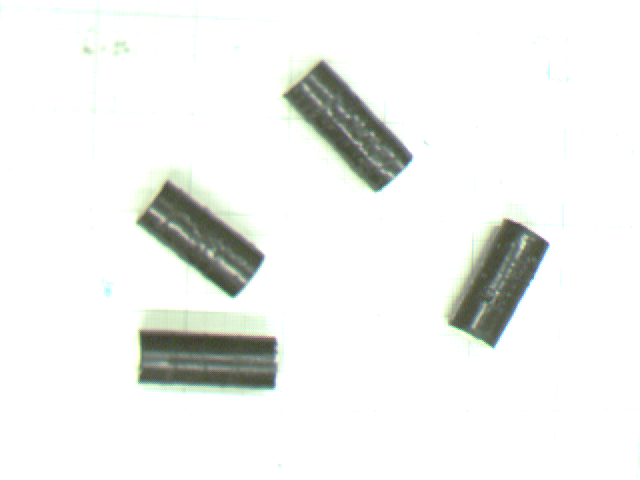
%> input picture lab1/leftobj03.ppm, 640 x 480 px
$ octave lab1_object_detection.m   (GNU Octave 9; MATLAB toolbox functions it lacks are replaced by stand-ins)
%> lines starting %> are read from the running program, lines starting %| are printed output that depends on the picture; in (x1, y1, x2, y2) boxes, pixels count from 0 and x2, y2 are one past the last pixel; in counts of white or black regions, pixels touching at a corner belong together; the program's own positions count from 1
### lab1/findXYZ.m
function M = findXYZ(uv_left, uv_right, P_left, P_right)


    b = [uv_right(1) * P_right(3,4) - P_right(1,4);
         uv_right(2) * P_right(3,4) - P_right(2,4);
         uv_left(1) * P_left(3,4) - P_left(1,4);
         uv_left(2) * P_left(3,4) - P_right(2,4)];

    A = [P_right(1,1:3) - uv_right(1) * P_right(3,1:3);
         P_right(2,1:3) - uv_right(2) * P_right(3,1:3);
         P_left(1,1:3) - uv_left(1) * P_left(3,1:3);
         P_left(2,1:3) - uv_left(2) * P_left(3,1:3)];

     M = pinv(A) * b;
end

### lab1/lab1_object_detection.m
% Load original images
left_image = imread('leftobj03.ppm');
%> left_image is the input picture: size 480x640x3 uint8; mean R, G, B 239.5, 241.1, 238.8
right_image = imread('rightobj03.ppm');
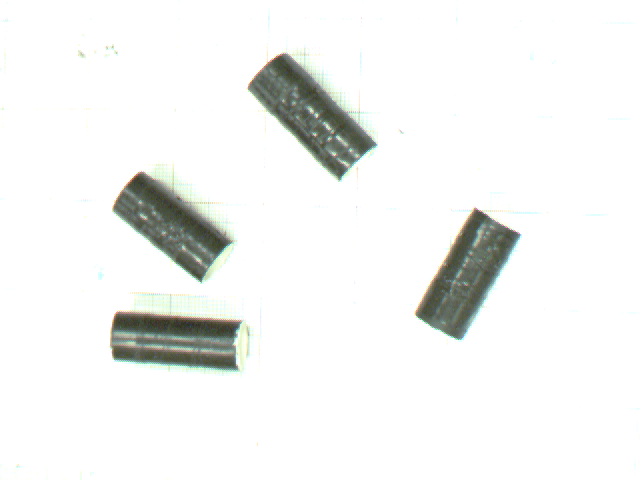
%> input picture lab1/rightobj03.ppm, 640 x 480 px
%> right_image is the input picture: size 480x640x3 uint8; mean R, G, B 241.1, 242.3, 240.7

% Convert to grayscale images
left_grayscale = rgb2gray(left_image);
right_grayscale = rgb2gray(right_image);

% Binarize images
left_bin = imbinarize(left_grayscale);
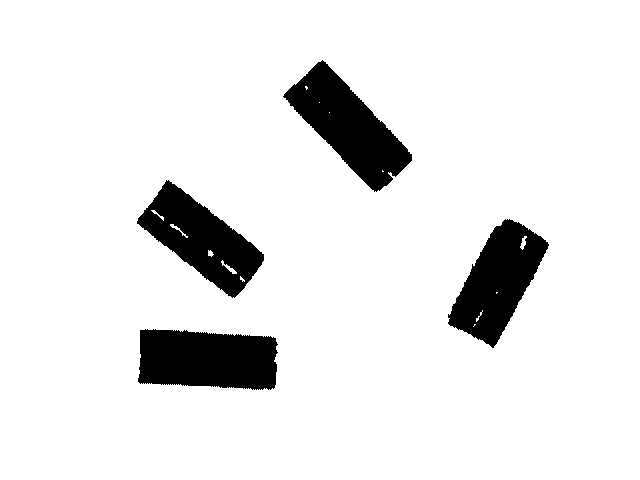
%> left_bin: size 480x640 logical; 90.9% white; 4 black regions, box (x1, y1, x2, y2) and area: (138, 329, 278, 390) 7289, (283, 60, 412, 192) 7279, (448, 219, 549, 348) 6691, (137, 180, 264, 298) 6642
right_bin = imbinarize(right_grayscale);
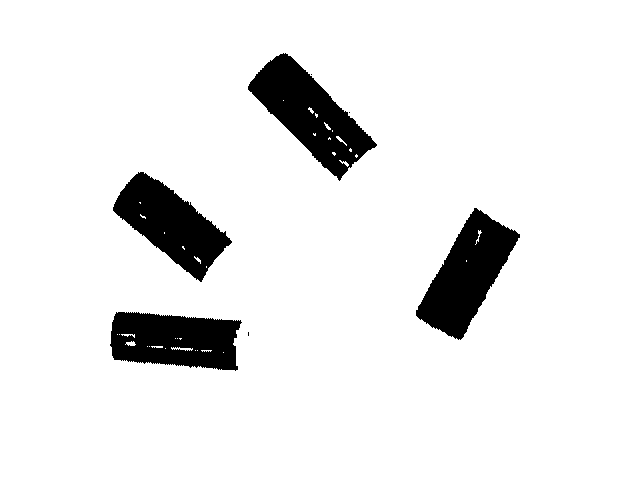
%> right_bin: size 480x640 logical; 91.7% white; 7 black regions (3 under 20 px), largest, box (x1, y1, x2, y2) and area: (248, 53, 377, 181) 6885, (416, 208, 520, 340) 6557, (113, 172, 232, 282) 6050, (110, 312, 242, 371) 5952

% Inverse binary images
left_ibin = ~left_bin;
right_ibin = ~right_bin;

% Fill image artifacts
left_ibin_filled = imfill(left_ibin, 'holes');
%> left_ibin_filled: size 480x640 logical; 9.2% white; 4 white regions, box (x1, y1, x2, y2) and area: (283, 60, 412, 192) 7292, (138, 329, 278, 390) 7289, (137, 180, 264, 298) 6829, (448, 219, 549, 348) 6769
right_ibin_filled = imfill(right_ibin, 'holes');
%> right_ibin_filled: size 480x640 logical; 8.4% white; 7 white regions (3 under 20 px), largest, box (x1, y1, x2, y2) and area: (248, 53, 377, 181) 7037, (416, 208, 520, 340) 6587, (110, 312, 242, 371) 6113, (113, 172, 232, 282) 6097

% Find centroids of objects
left_label = bwlabel(left_ibin_filled);
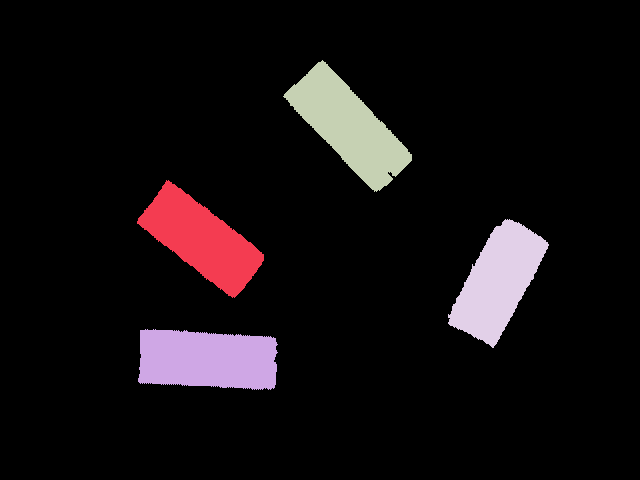
%> left_label: size 480x640 double; 5 distinct labels, from 0 to 4; one colour per label, 0 black
right_label = bwlabel(right_ibin_filled);
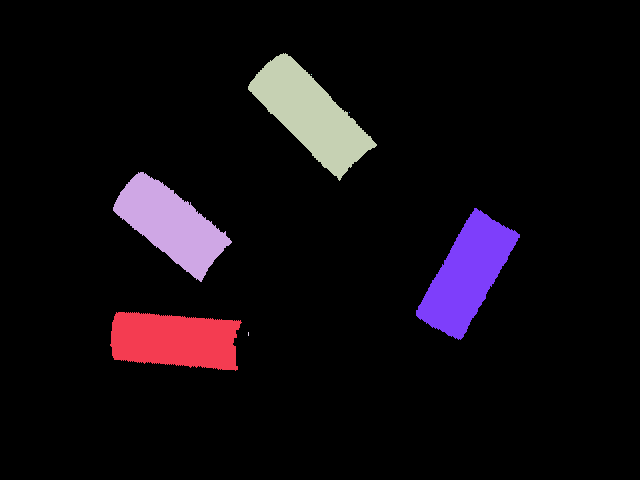
%> right_label: size 480x640 double; 8 distinct labels, from 0 to 7; one colour per label, 0 black

left_stat = regionprops(left_label, 'centroid', 'orientation', 'area');
%> left_stat = 4 regions; Area, Centroid and Orientation: 7292 [349.3 127] -46.37, 7289 [208.1 360.2] -3.52, 6829 [202.2 240.1] -38.28, 6769 [498.6 282.3] 61.7
right_stat = regionprops(right_label, 'centroid', 'orientation', 'area');
%> right_stat = 7 regions; Area, Centroid and Orientation: 7037 [311.3 115.2] -45.06, 6587 [467.7 275.3] 60.59, 6113 [175.3 341] -4.94, 6097 [171.6 225] -38.92, 4 [249 334.5] 90, 1 [312 75] 0, 1 [350 113] 0

% Create figure
figure(1)
hold on
subplot(3,2,1)
imshow(left_image)
title('Left Original Image')

subplot(3,2,2)
imshow(right_image)
title('Right Original Image')

subplot(3,2,3)
imshow(left_bin)
title('Left Binarized Image')

subplot(3,2,4)
imshow(right_bin)
title('Right Binarized Image')

subplot(3,2,5)
imshow(left_ibin_filled)
title('Left Inverse Binarized Image')

for x = 1:numel(left_stat)
    plot(left_stat(x).Centroid(1),left_stat(x).Centroid(2),'ro');
    text(left_stat(x).Centroid(1),left_stat(x).Centroid(2)+20, num2str(x))
end
%> this loop made 4 passes
%> pass 1, `text(left_stat(x).Centroid(1),left_stat(x).Centroid(2)+20, num2str(x))`:
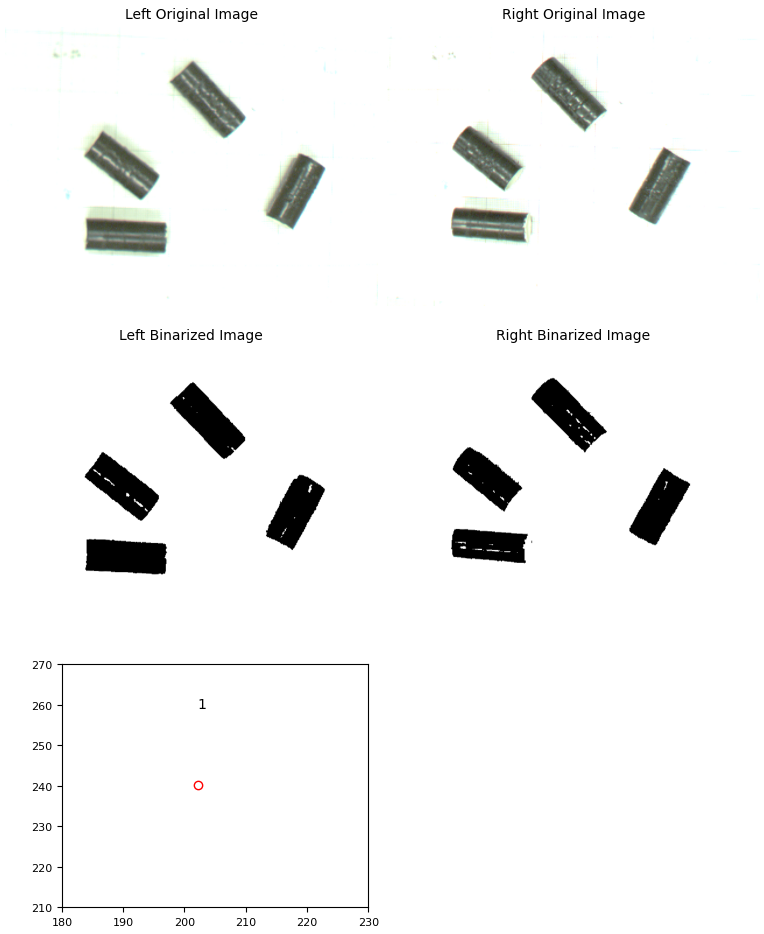
%> figure redrawn from the program's plot data, 5 panels

subplot(3,2,6)
imshow(right_ibin_filled)
title('Right Inverse Binarized Image')
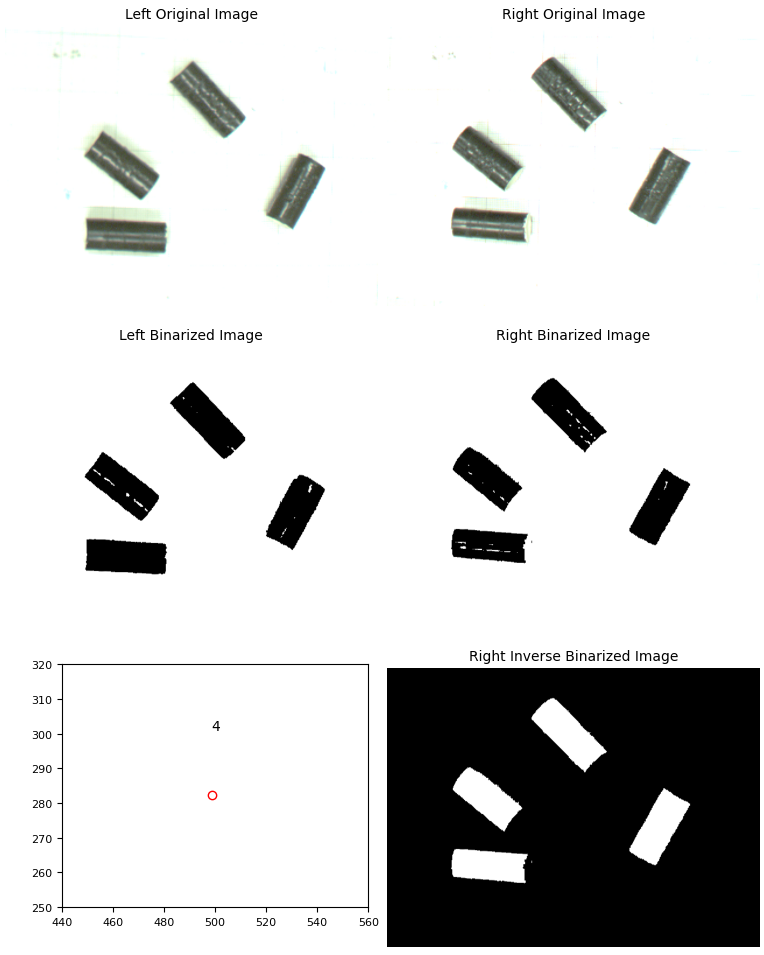
%> figure redrawn from the program's plot data, 6 panels

for x = 1:numel(right_stat)
    plot(right_stat(x).Centroid(1),right_stat(x).Centroid(2),'ro');
end
%> this loop made 7 passes

hold off


% 3D Reconstruction

left_calib = load('Calib_Results_left.mat');
right_calib = load('Calib_Results_right.mat');

K_left = left_calib.KK;
K_right = right_calib.KK;

R_left = left_calib.Rc_1;
R_right = right_calib.Rc_1;

T_left = left_calib.Tc_1;
T_right = right_calib.Tc_1;

P_left = K_left * [R_left, T_left];
P_right = K_right * [R_right, T_right];

totalObj = numel(left_stat);
%> totalObj = 4
M = zeros(3,totalObj);

for x = 1:totalObj
    uv_left = left_stat(x).Centroid;
    uv_right = right_stat(x).Centroid;
    M(:,x) = findXYZ(uv_left, uv_right, P_left, P_right);
end
%> this loop made 4 passes
%> (uv_left, uv_right, b in findXYZ, M in findXYZ) on passes 1 to 4: ([202.2 240.1], [175.3 341], [60066.9; 147310.4; 62530.5; 62382.8], [73.5; 49.3; 19.24]), ([208.1 360.2], [171.6 225], [57365.1; 62406; 66574.3; 144720.3], [72.05; 51.9; 54.4]), ([349.3 127], [311.3 115.2], [159573.6; -17895.2; 163375.6; -15137.6], [-14.85; 119.4; 2.42]), ([498.6 282.3], [249 334.5], [114008.4; 142532.9; 265727.4; 91286.8], [67.56; 133.2; 208.1])
%> after the loop, M = [73.5 72.05 -14.85 67.56; 49.3 51.9 119.4 133.2; 19.24 54.4 2.42 208.1]

M  %#ok<NOPTS>
